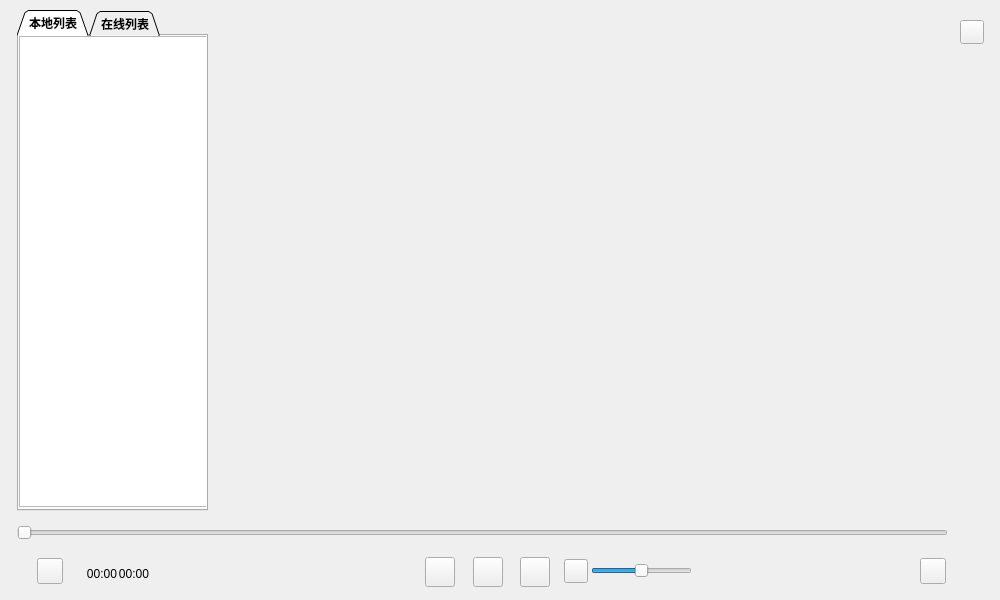
<?xml version="1.0" encoding="UTF-8"?>
<ui version="4.0">
 <class>VideoWindow</class>
 <widget class="QMainWindow" name="VideoWindow">
  <property name="geometry">
   <rect>
    <x>0</x>
    <y>0</y>
    <width>1000</width>
    <height>600</height>
   </rect>
  </property>
  <property name="sizePolicy">
   <sizepolicy hsizetype="Fixed" vsizetype="Fixed">
    <horstretch>0</horstretch>
    <verstretch>0</verstretch>
   </sizepolicy>
  </property>
  <property name="maximumSize">
   <size>
    <width>1000</width>
    <height>600</height>
   </size>
  </property>
  <property name="windowTitle">
   <string>车载多媒体-视频</string>
  </property>
  <widget class="QWidget" name="centralwidget">
   <property name="styleSheet">
    <string notr="true">#centralwidget{
	background-color: qlineargradient(
    spread:pad, 
    x1:0, y1:0, x2:0, y2:1,  /* 垂直渐变方向 */
    stop:0 #789ABD,           /* 起始颜色（浅蓝色） */
    stop:1 #E1B698             /* 结束颜色（深灰色） */
);
}
/* 主容器透明 */
QTabWidget {
    background: transparent;
    border: none;
}
/* 标签页面板透明 */
QTabWidget::pane {
    border: 0;
    background: transparent;
    margin: 0;
}
/* 标签栏透明 */
QTabWidget::tab-bar {
    background: transparent;
    left: 5px; /* 调整标签栏位置 */
}
/* 单个标签页样式 */
QTabBar::tab {
    background: rgba(70, 70, 70, 150); /* 半透明灰色 */
    color: white;
    border: 1px solid rgba(100, 100, 100, 100);
    border-bottom: none;
    padding: 5px 15px;
    border-top-left-radius: 4px;
    border-top-right-radius: 4px;
}
/* 选中的标签页 */
QTabBar::tab:selected {
    background: rgba(120, 120, 120, 180); /* 更不透明的选中状态 */
    border-color: rgba(150, 150, 150, 150);
}
/* 标签页内容区域 */
QTabWidget &gt; QStackedWidget {
    background: transparent;
}
/* 确保所有子部件继承透明 */
QTabWidget QWidget {
    background: transparent;
}

/* 透明背景轨道 */
QSlider::groove:horizontal {
    background: transparent;
    height: 4px;  /* 进度条高度 */
}
/* 已进度部分颜色（示例橙色） */
QSlider::sub-page:horizontal {
    background: rgba(255, 123, 37, 0.5); 
    border-radius: 2px;
}
/* 未进度部分颜色（示例半透明灰） */
QSlider::add-page:horizontal {
    background: rgba(200, 200, 200, 50);
    border-radius: 2px;
}
/* 圆形滑块 */
QSlider::handle:horizontal {
    background: white;
    width: 10px;
    height: 10px;
    margin: -5px 0;  /* 垂直居中 */
    border-radius: 6px;
    border: 1px solid #E0E0E0;  /* 可选描边 */
}
/*退出样式*/
#btn_quit{
	border-image: url(:/images/music/btn_quit_normal.png);
}
#btn_quit:hover{
	border-image: url(:/images/music/btn_quit_hover.png);
}
/*添加文件*/
#btn_file{
	border-image: url(:/images/music/btn_file_normal.png);
}
#btn_file:hover{
	border-image: url(:/images/music/btn_file_hover.png);
}
/* 上一首 */
#btn_pre{
	border-image: url(:/images/music/btn_pre_normal.png);
}
#btn_pre:hover{
	border-image: url(:/images/music/btn_pre_hover.png);
}

/* 下一首 */
#btn_next{
	border-image: url(:/images/music/btn_next_normal.png);
}
#btn_next:hover{
	border-image: url(:/images/music/btn_next_hover.png);
}

/*声音*/
#btn_volume{
	border-image: url(:/images/music/btn_volume.png);
}

/*播放按钮*/
QPushButton#btn_play[mode='pause']{
   border-image: url(:/images/music/btn_pause_normal.png);
}
QPushButton#btn_play[mode='pause']:hover{  
   border-image: url(:/images/music/btn_pause_hover.png);
}

QPushButton#btn_play[mode='play']{
   border-image: url(:/images/music/btn_play_normal.png);
}
QPushButton#btn_play[mode='play']:hover{
   border-image: url(:/images/music/btn_play_hover.png);
}

/*声音图标*/
QPushButton#btn_volume[mode='unmute']{  
	border-image: url(:/images/music/btn_volume.png);
}
QPushButton#btn_volume[mode='mute']{  
	border-image: url(:/images/music/btn_mute.png);
}
#btn_fullScreen{
	border-image: url(:/images/music/fullScreen.png);
}
</string>
   </property>
   <widget class="QPushButton" name="btn_play">
    <property name="geometry">
     <rect>
      <x>473</x>
      <y>557</y>
      <width>30</width>
      <height>30</height>
     </rect>
    </property>
    <property name="text">
     <string/>
    </property>
   </widget>
   <widget class="QLabel" name="label_currentTime">
    <property name="geometry">
     <rect>
      <x>77</x>
      <y>564</y>
      <width>50</width>
      <height>20</height>
     </rect>
    </property>
    <property name="text">
     <string>00:00</string>
    </property>
    <property name="alignment">
     <set>Qt::AlignmentFlag::AlignCenter</set>
    </property>
   </widget>
   <widget class="QSlider" name="volumeSlider">
    <property name="geometry">
     <rect>
      <x>591</x>
      <y>560</y>
      <width>101</width>
      <height>22</height>
     </rect>
    </property>
    <property name="pageStep">
     <number>1</number>
    </property>
    <property name="value">
     <number>50</number>
    </property>
    <property name="orientation">
     <enum>Qt::Orientation::Horizontal</enum>
    </property>
   </widget>
   <widget class="QTabWidget" name="tabWidget">
    <property name="geometry">
     <rect>
      <x>17</x>
      <y>10</y>
      <width>191</width>
      <height>501</height>
     </rect>
    </property>
    <property name="font">
     <font>
      <pointsize>9</pointsize>
      <bold>true</bold>
     </font>
    </property>
    <property name="acceptDrops">
     <bool>false</bool>
    </property>
    <property name="layoutDirection">
     <enum>Qt::LayoutDirection::LeftToRight</enum>
    </property>
    <property name="autoFillBackground">
     <bool>false</bool>
    </property>
    <property name="styleSheet">
     <string notr="true"/>
    </property>
    <property name="tabPosition">
     <enum>QTabWidget::TabPosition::North</enum>
    </property>
    <property name="tabShape">
     <enum>QTabWidget::TabShape::Triangular</enum>
    </property>
    <property name="currentIndex">
     <number>0</number>
    </property>
    <property name="usesScrollButtons">
     <bool>true</bool>
    </property>
    <property name="documentMode">
     <bool>false</bool>
    </property>
    <property name="tabsClosable">
     <bool>false</bool>
    </property>
    <widget class="QWidget" name="tab_local_2">
     <attribute name="title">
      <string>本地列表</string>
     </attribute>
     <widget class="QListWidget" name="list_local_2">
      <property name="geometry">
       <rect>
        <x>0</x>
        <y>0</y>
        <width>191</width>
        <height>471</height>
       </rect>
      </property>
     </widget>
    </widget>
    <widget class="QWidget" name="tab_online_2">
     <property name="styleSheet">
      <string notr="true"/>
     </property>
     <attribute name="title">
      <string>在线列表</string>
     </attribute>
     <widget class="QListWidget" name="list_online_2">
      <property name="geometry">
       <rect>
        <x>0</x>
        <y>0</y>
        <width>191</width>
        <height>471</height>
       </rect>
      </property>
     </widget>
    </widget>
   </widget>
   <widget class="QSlider" name="progressSlider">
    <property name="geometry">
     <rect>
      <x>17</x>
      <y>522</y>
      <width>931</width>
      <height>22</height>
     </rect>
    </property>
    <property name="maximum">
     <number>99</number>
    </property>
    <property name="singleStep">
     <number>0</number>
    </property>
    <property name="pageStep">
     <number>1</number>
    </property>
    <property name="orientation">
     <enum>Qt::Orientation::Horizontal</enum>
    </property>
   </widget>
   <widget class="QPushButton" name="btn_volume">
    <property name="geometry">
     <rect>
      <x>564</x>
      <y>559</y>
      <width>24</width>
      <height>24</height>
     </rect>
    </property>
    <property name="text">
     <string/>
    </property>
   </widget>
   <widget class="QPushButton" name="btn_file">
    <property name="geometry">
     <rect>
      <x>37</x>
      <y>558</y>
      <width>26</width>
      <height>26</height>
     </rect>
    </property>
    <property name="cursor">
     <cursorShape>ArrowCursor</cursorShape>
    </property>
    <property name="text">
     <string/>
    </property>
   </widget>
   <widget class="QPushButton" name="btn_pre">
    <property name="geometry">
     <rect>
      <x>425</x>
      <y>557</y>
      <width>30</width>
      <height>30</height>
     </rect>
    </property>
    <property name="text">
     <string/>
    </property>
   </widget>
   <widget class="QLabel" name="label_totalTime">
    <property name="geometry">
     <rect>
      <x>109</x>
      <y>564</y>
      <width>50</width>
      <height>20</height>
     </rect>
    </property>
    <property name="text">
     <string>00:00</string>
    </property>
    <property name="alignment">
     <set>Qt::AlignmentFlag::AlignCenter</set>
    </property>
   </widget>
   <widget class="QPushButton" name="btn_quit">
    <property name="geometry">
     <rect>
      <x>960</x>
      <y>20</y>
      <width>24</width>
      <height>24</height>
     </rect>
    </property>
    <property name="text">
     <string/>
    </property>
    <property name="iconSize">
     <size>
      <width>18</width>
      <height>18</height>
     </size>
    </property>
   </widget>
   <widget class="QPushButton" name="btn_next">
    <property name="geometry">
     <rect>
      <x>520</x>
      <y>557</y>
      <width>30</width>
      <height>30</height>
     </rect>
    </property>
    <property name="text">
     <string/>
    </property>
   </widget>
   <widget class="QWidget" name="horizontalLayoutWidget">
    <property name="geometry">
     <rect>
      <x>219</x>
      <y>39</y>
      <width>731</width>
      <height>471</height>
     </rect>
    </property>
    <layout class="QHBoxLayout" name="horizontalLayout"/>
   </widget>
   <widget class="QPushButton" name="btn_fullScreen">
    <property name="geometry">
     <rect>
      <x>920</x>
      <y>558</y>
      <width>26</width>
      <height>26</height>
     </rect>
    </property>
    <property name="text">
     <string/>
    </property>
   </widget>
  </widget>
 </widget>
 <resources/>
 <connections/>
</ui>
